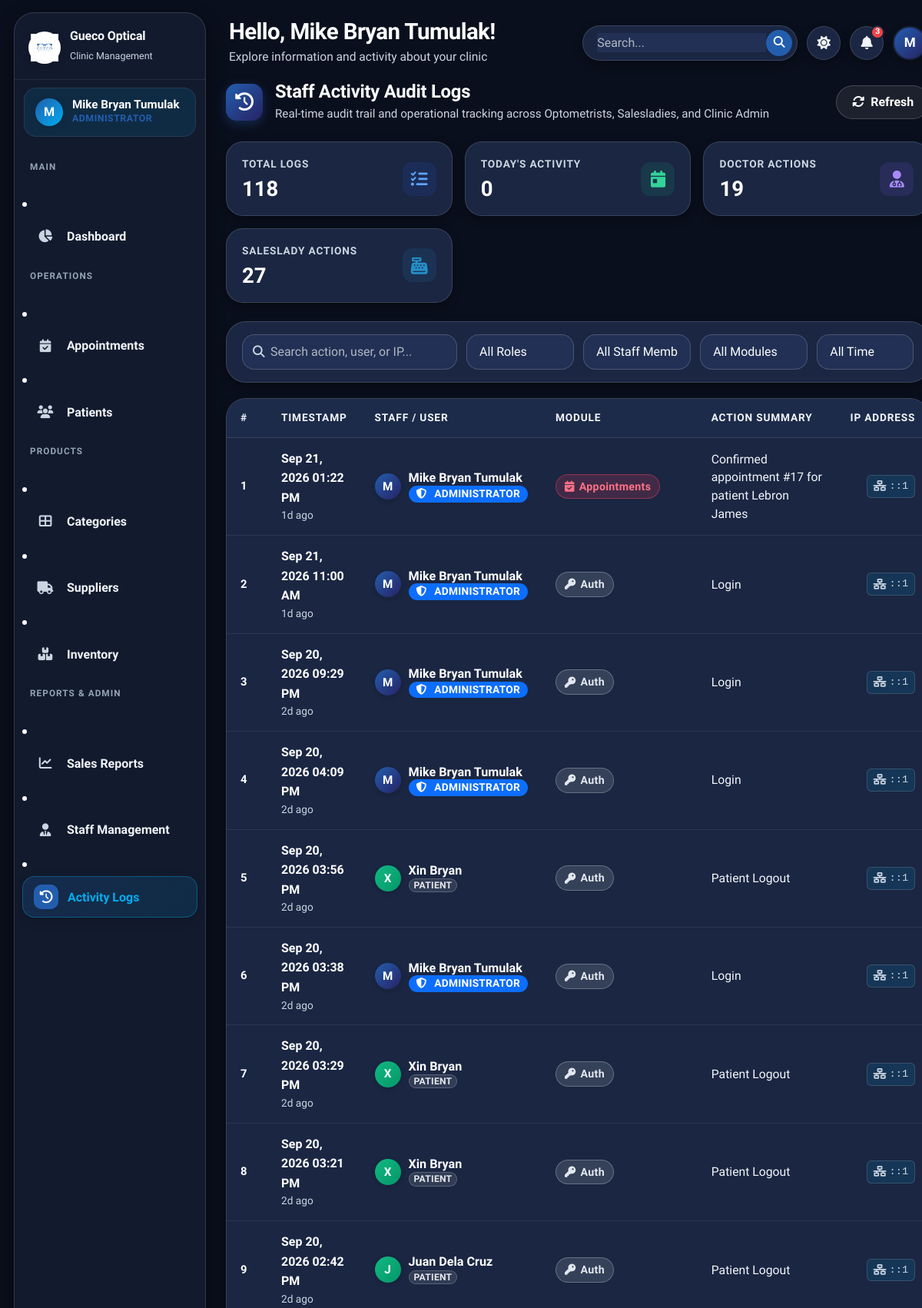
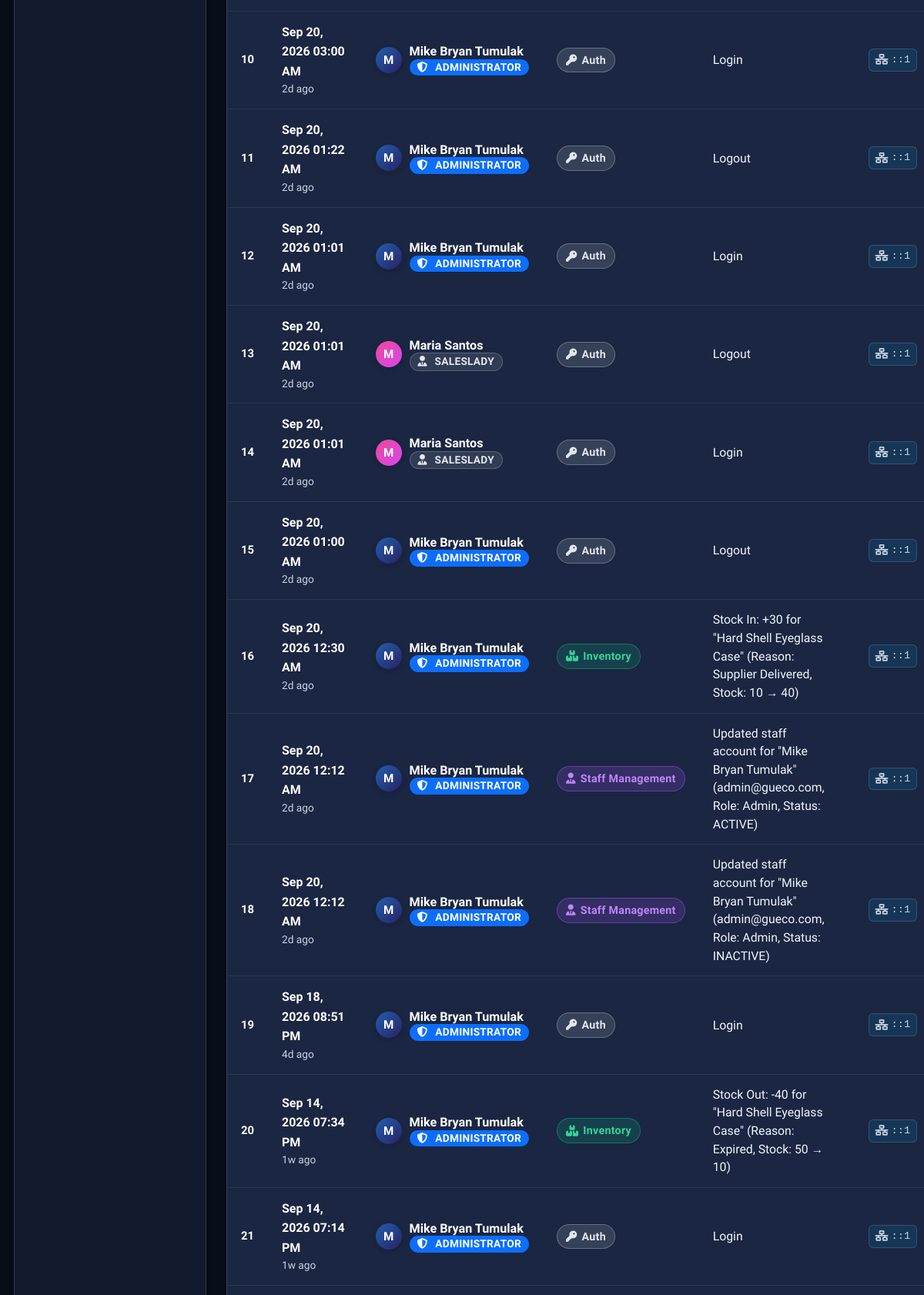
The page /admin/activity_logs.php (signed in, upper part) on the database its author committed (2 pictures, top to bottom).
### tables this page shows
CREATE TABLE `users` (
  `id` int(11) NOT NULL AUTO_INCREMENT,
  `full_name` varchar(100) NOT NULL,
  `email` varchar(100) NOT NULL,
  `password` varchar(255) NOT NULL,
  `role` enum('admin','doctor','saleslady') NOT NULL,
  `phone` varchar(20) DEFAULT NULL,
  `status` enum('active','inactive') DEFAULT 'active',
  `profile_photo` varchar(255) DEFAULT NULL,
  `created_at` timestamp NOT NULL DEFAULT current_timestamp(),
  `updated_at` timestamp NOT NULL DEFAULT current_timestamp() ON UPDATE current_timestamp(),
  PRIMARY KEY (`id`),
  UNIQUE KEY `email` (`email`)
);

CREATE TABLE `activity_logs` (
  `id` int(11) NOT NULL AUTO_INCREMENT,
  `user_id` int(11) DEFAULT NULL,
  `user_type` enum('staff','patient') DEFAULT 'staff',
  `action` varchar(200) NOT NULL,
  `module` varchar(100) DEFAULT NULL,
  `ip_address` varchar(45) DEFAULT NULL,
  `created_at` timestamp NOT NULL DEFAULT current_timestamp(),
  PRIMARY KEY (`id`),
  KEY `user_id` (`user_id`),
  CONSTRAINT `activity_logs_ibfk_1` FOREIGN KEY (`user_id`) REFERENCES `users` (`id`) ON DELETE SET NULL
);

CREATE TABLE `patients` (
  `id` int(11) NOT NULL AUTO_INCREMENT,
  `first_name` varchar(100) DEFAULT NULL,
  `middle_name` varchar(100) DEFAULT NULL,
  `last_name` varchar(100) DEFAULT NULL,
  `full_name` varchar(100) DEFAULT NULL,
  `email` varchar(100) NOT NULL,
  `google_id` varchar(255) DEFAULT NULL,
  `password` varchar(255) NOT NULL,
  `phone` varchar(20) DEFAULT NULL,
  `address` text DEFAULT NULL,
  `birthdate` date DEFAULT NULL,
  `gender` enum('male','female','other') DEFAULT NULL,
  `avatar` varchar(500) DEFAULT NULL,
  `status` enum('active','inactive') DEFAULT 'active',
  `created_at` timestamp NOT NULL DEFAULT current_timestamp(),
  `updated_at` timestamp NOT NULL DEFAULT current_timestamp() ON UPDATE current_timestamp(),
  `reset_otp_hash` varchar(255) DEFAULT NULL,
  `reset_expires` datetime DEFAULT NULL,
  PRIMARY KEY (`id`),
  UNIQUE KEY `email` (`email`),
  UNIQUE KEY `google_id` (`google_id`)
);

### admin/activity_logs.php (the view, shortened to what the rows shown need)
<?php
require_once __DIR__ . '/../config/functions.php';
$db = getDB();
$page         = max(1, (int)($_GET['page'] ?? 1));
$perPage      = 25;
$where = ['1=1'];
$params = [];
$whereStr = implode(' AND ', $where);
$countSql = "
    SELECT COUNT(*) as c
    FROM activity_logs l
    LEFT JOIN users u ON u.id = l.user_id AND l.user_type = 'staff'
    LEFT JOIN patients p ON p.id = l.user_id AND l.user_type = 'patient'
    WHERE $whereStr
";
$cntStmt = $db->prepare($countSql);
$cntStmt->execute($params);
$totalLogs = (int)($cntStmt->fetch()['c'] ?? 0);
$pg = paginate($totalLogs, $perPage, $page);
$fetchSql = "
    SELECT l.*,
           u.full_name as staff_name,
           u.role as staff_role,
           u.email as staff_email,
           p.full_name as patient_name
    FROM activity_logs l
    LEFT JOIN users u ON u.id = l.user_id AND l.user_type = 'staff'
    LEFT JOIN patients p ON p.id = l.user_id AND l.user_type = 'patient'
    WHERE $whereStr
    ORDER BY l.created_at DESC
    LIMIT ? OFFSET ?
";
$fetchParams = array_merge($params, [$perPage, $pg['offset']]);
$logsStmt = $db->prepare($fetchSql);
$logsStmt->execute($fetchParams);
$logs = $logsStmt->fetchAll();
function getModuleBadge(string $module): array {
    $m = strtolower($module);
    if (strpos($m, 'pos') !== false || strpos($m, 'sale') !== false) {
        return ['class' => 'mod-sales', 'icon' => 'fa-cash-register'];
    } elseif (strpos($m, 'prescription') !== false) {
        return ['class' => 'mod-prescriptions', 'icon' => 'fa-glasses'];
    } elseif (strpos($m, 'appointment') !== false) {
        return ['class' => 'mod-appointments', 'icon' => 'fa-calendar-check'];
    } elseif (strpos($m, 'inventory') !== false || strpos($m, 'stock') !== false) {
        return ['class' => 'mod-inventory', 'icon' => 'fa-boxes'];
    } elseif (strpos($m, 'staff') !== false) {
        return ['class' => 'mod-staff', 'icon' => 'fa-user-tie'];
    } elseif (strpos($m, 'cat') !== false) {
        return ['class' => 'mod-categories', 'icon' => 'fa-th-large'];
    } elseif (strpos($m, 'sup') !== false) {
        return ['class' => 'mod-suppliers', 'icon' => 'fa-truck'];
    } elseif (strpos($m, 'auth') !== false || strpos($m, 'login') !== false || strpos($m, 'logout') !== false) {
        return ['class' => 'mod-auth', 'icon' => 'fa-key'];
    }
    return ['class' => 'mod-default', 'icon' => 'fa-shield-halved'];
}
$extraHead = '<link rel="stylesheet" href="' . BASE_URL . 'assets/css/pages/activity_logs.css?v=' . time() . '">';
include __DIR__ . '/../includes/header.php';
?>
<div class="table-wrapper">
  <div class="table-responsive">
    <table class="table">
      <thead>
        <tr>
          <th style="width: 60px;">#</th>
          <th style="width: 200px;">Timestamp</th>
          <th style="width: 220px;">Staff / User</th>
          <th style="width: 160px;">Module</th>
          <th>Action Summary</th>
          <th style="width: 140px; text-align: right;">IP Address</th>
        </tr>
      </thead>
      <tbody>
        <?php if (empty($logs)): ?>
        <tr>
          <td colspan="6">
            <div class="empty-state" style="text-align:center; padding:48px 20px;">
              <div class="empty-icon" style="font-size:2.5rem; color:var(--text-muted); margin-bottom:12px;">
                <i class="fas fa-history"></i>
              </div>
              <h6 style="font-weight:700; color:var(--text-primary); margin-bottom:4px;">No activity logs recorded</h6>
              <p style="font-size:0.84rem; color:var(--text-muted);">Staff actions will automatically appear here as clinic operations occur.</p>
            </div>
          </td>
        </tr>
        <?php else: ?>
        <?php foreach ($logs as $i => $log): ?>
        <?php
          $isPatient = ($log['user_type'] === 'patient');
          $displayName = $isPatient ? ($log['patient_name'] ?? 'Patient #'.$log['user_id']) : ($log['staff_name'] ?? 'System / Former Staff');
          $avatarClass = 'avatar-' . ($isPatient ? 'patient' : ($log['staff_role'] ?? 'admin'));
          $modBadge = getModuleBadge($log['module'] ?? '');
        ?>
        <tr>
          <td style="color:var(--text-muted); font-size:0.78rem; font-weight:600;">
            <?= $pg['offset'] + $i + 1 ?>
          </td>
          <td>
            <div style="font-weight: 600; font-size: 0.84rem; color: var(--text-primary);">
              <?= date('M d, Y h:i A', strtotime($log['created_at'])) ?>
            </div>
            <div style="font-size: 0.72rem; color: var(--text-muted);">
              <?= timeAgo($log['created_at']) ?>
            </div>
          </td>
          <td>
            <div class="log-user-chip">
              <div class="log-user-avatar <?= $avatarClass ?>">
                <?= strtoupper(substr($displayName, 0, 1)) ?>
              </div>
              <div>
                <div class="log-user-name"><?= sanitize($displayName) ?></div>
                <div class="log-user-role">
                  <?php if ($isPatient): ?>
                    <span class="badge bg-secondary" style="font-size:0.64rem; padding:2px 6px;">Patient</span>
                  <?php else: ?>
                    <?= roleBadge($log['staff_role'] ?? 'admin') ?>
                  <?php endif; ?>
                </div>
              </div>
            </div>
          </td>
          <td>
            <span class="module-badge <?= $modBadge['class'] ?>">
              <i class="fas <?= $modBadge['icon'] ?>"></i>
              <?= sanitize($log['module'] ?: 'General') ?>
            </span>
          </td>
          <td>
            <div class="log-action-text">
              <?= sanitize($log['action']) ?>
            </div>
          </td>
          <td style="text-align: right;">
            <span class="log-ip-badge">
              <i class="fas fa-network-wired"></i> <?= sanitize($log['ip_address'] ?: '—') ?>
            </span>
          </td>
        </tr>
        <?php endforeach; ?>
        <?php endif; ?>
      </tbody>
    </table>
  </div>
</div>
<?php include __DIR__ . '/../includes/footer.php'; ?>

### includes/header.php (shortened to what the rows shown need)
<?php
require_once __DIR__ . '/../config/functions.php';
$user        = getCurrentUser();
$fullName    = $user['full_name'] ?? 'Admin';
$initials    = strtoupper(substr($fullName, 0, 1));
$userTheme = $_COOKIE['gueco_theme'] ?? ($_COOKIE['theme'] ?? 'dark');
$currentTheme = ($userTheme === 'light') ? 'light' : 'dark';
?>
<!DOCTYPE html>
<html lang="en" data-theme="<?= $currentTheme ?>">
<head>
  <link href="https://cdn.jsdelivr.net/npm/bootstrap@5.3.3/dist/css/bootstrap.min.css" rel="stylesheet">
  <link rel="stylesheet" href="https://cdnjs.cloudflare.com/ajax/libs/font-awesome/6.5.0/css/all.min.css">
  <link rel="stylesheet" href="<?= BASE_URL ?>assets/css/style.css?v=<?= time() ?>">
  <?php if (isset($extraHead)) echo $extraHead; ?>
</head>
<body>
<div class="app-wrapper">
  <aside class="sidebar" id="sidebar">
    <div class="sidebar-user">
      <div class="user-avatar">
        <span><?= $initials ?></span>
      </div>
      <div class="user-info">
        <div class="user-name"><?= sanitize($fullName) ?></div>
        <div class="user-role"><?= getRoleLabel($user['role'] ?? '') ?></div>
      </div>
    </div>
  </aside>
  <div class="main-content">
    <header class="app-header">
      <div class="header-left">
        <div class="header-greeting">
          <h4>Hello, <?= sanitize($fullName) ?>!</h4>
          <p>Explore information and activity about your clinic</p>
        </div>
      </div>
      <div class="header-right">
        <div class="header-search-wrap">
          <input type="text" placeholder="Search..." aria-label="Search">
          <button type="button" class="header-search-btn" title="Search">
          </button>
        </div>
        <button class="header-icon-btn" id="themeToggle" title="Toggle Theme">
          <i class="fas fa-moon" id="themeIcon"></i>
        </button>
        <div class="dropdown" id="notifDropdownWrap">
          <button class="header-icon-btn" type="button" data-bs-toggle="dropdown" aria-expanded="false" title="Notifications">
          </button>
        </div>
        <div class="header-avatar" title="<?= sanitize($fullName) ?>">
          <?= $initials ?>
        </div>
      </div>
    </header>
    <div class="page-content">

### config/functions.php (shortened to what the rows shown need)
<?php
function getCurrentUser(): ?array {
    try {
        $db = getDB();
        $stmt = $db->prepare("SELECT id, full_name, role, email, phone, status FROM users WHERE id = ?");
        $stmt->execute([$_SESSION['user_id']]);
        $user = $stmt->fetch();
        if ($user) {
            $currentUser = $user;
            return $currentUser;
        }
    } catch (Exception $e) {
    }
    $currentUser = [
        'id'        => $_SESSION['user_id'] ?? 0,
        'full_name' => $_SESSION['user_name'] ?? 'User',
        'role'      => $_SESSION['user_role'] ?? 'guest',
        'email'     => $_SESSION['user_email'] ?? '',
    ];
    return $currentUser;
}
function getRoleLabel(string $role): string {
    return match($role) {
        'admin'     => 'Administrator',
        'doctor'    => 'Optometrist',
        'saleslady' => 'Saleslady / Cashier',
        default     => ucfirst($role),
    };
}
function sanitize(string $value): string {
    return htmlspecialchars(strip_tags(trim($value)), ENT_QUOTES, 'UTF-8');
}
function timeAgo(string $datetime): string {
    try {
        $tz = new DateTimeZone('Asia/Manila');
        $now = new DateTime('now', $tz);
        $past = new DateTime($datetime, $tz);
        $diff = $now->diff($past);
        if ($diff->d >= 7) return floor($diff->d / 7) . 'w ago';
        if ($diff->d > 0) return $diff->d . 'd ago';
        return 'Just now';
    } catch (Exception $e) {
        return formatDate($datetime);
    }
}
function roleBadge(string $role): string {
    $map = [
        'admin'     => ['primary',   'shield-alt', 'Administrator'],
        'doctor'    => ['info',      'user-md',    'Optometrist'],
        'saleslady' => ['secondary', 'user-tie',   'Saleslady'],
    ];
    $cfg = $map[$role] ?? ['secondary', 'user', ucfirst($role)];
    return "<span class='badge bg-{$cfg[0]}'><i class='fas fa-{$cfg[1]} me-1'></i>{$cfg[2]}</span>";
}
function paginate(int $total, int $perPage, int $currentPage): array {
    $totalPages = (int) ceil($total / $perPage);
    $offset = ($currentPage - 1) * $perPage;
    return [
        'total'       => $total,
        'per_page'    => $perPage,
        'current'     => $currentPage,
        'total_pages' => $totalPages,
        'pages'       => $totalPages,
        'offset'      => $offset,
        'has_prev'    => $currentPage > 1,
        'has_next'    => $currentPage < $totalPages,
    ];
}

### rows shown on the page
users: full_name "M", full_name "Mike Bryan Tumulak", role "ADMINISTRATOR"
activity_logs: offset "1", created_at "Sep 21, 2026 01:22 PM", created_at "1d ago", user_type.full_name "M", user.full_name "Mike Bryan Tumulak", user.role "ADMINISTRATOR", module "Appointments", action "Confirmed appointment #17 for patient Lebron James", ip_address "::1"
activity_logs: offset "2", created_at "Sep 21, 2026 11:00 AM", created_at "1d ago", user_type.full_name "M", user.full_name "Mike Bryan Tumulak", user.role "ADMINISTRATOR", module "Auth", action "Login", ip_address "::1"
activity_logs: offset "3", created_at "Sep 20, 2026 09:29 PM", created_at "2d ago", user_type.full_name "M", user.full_name "Mike Bryan Tumulak", user.role "ADMINISTRATOR", module "Auth", action "Login", ip_address "::1"
activity_logs: offset "4", created_at "Sep 20, 2026 04:09 PM", created_at "2d ago", user_type.full_name "M", user.full_name "Mike Bryan Tumulak", user.role "ADMINISTRATOR", module "Auth", action "Login", ip_address "::1"
activity_logs: offset "5", created_at "Sep 20, 2026 03:56 PM", created_at "2d ago", user_type.full_name "X", patients.full_name "Xin Bryan", shows "PATIENT", module "Auth", action "Patient Logout", ip_address "::1"
activity_logs: offset "6", created_at "Sep 20, 2026 03:38 PM", created_at "2d ago", user_type.full_name "M", user.full_name "Mike Bryan Tumulak", user.role "ADMINISTRATOR", module "Auth", action "Login", ip_address "::1"
activity_logs: offset "7", created_at "Sep 20, 2026 03:29 PM", created_at "2d ago", user_type.full_name "X", patients.full_name "Xin Bryan", shows "PATIENT", module "Auth", action "Patient Logout", ip_address "::1"
activity_logs: offset "8", created_at "Sep 20, 2026 03:21 PM", created_at "2d ago", user_type.full_name "X", patients.full_name "Xin Bryan", shows "PATIENT", module "Auth", action "Patient Logout", ip_address "::1"
activity_logs: offset "9", created_at "Sep 20, 2026 02:42 PM", created_at "2d ago", user_type.full_name "J", patients.full_name "Juan Dela Cruz", shows "PATIENT", module "Auth", action "Patient Logout", ip_address "::1"
activity_logs: offset "10", created_at "Sep 20, 2026 03:00 AM", created_at "2d ago", user_type.full_name "M", user.full_name "Mike Bryan Tumulak", user.role "ADMINISTRATOR", module "Auth", action "Login", ip_address "::1"
activity_logs: offset "11", created_at "Sep 20, 2026 01:22 AM", created_at "2d ago", user_type.full_name "M", user.full_name "Mike Bryan Tumulak", user.role "ADMINISTRATOR", module "Auth", action "Logout", ip_address "::1"
activity_logs: offset "12", created_at "Sep 20, 2026 01:01 AM", created_at "2d ago", user_type.full_name "M", user.full_name "Mike Bryan Tumulak", user.role "ADMINISTRATOR", module "Auth", action "Login", ip_address "::1"
activity_logs: offset "13", created_at "Sep 20, 2026 01:01 AM", created_at "2d ago", user_type.full_name "M", user.full_name "Maria Santos", user.role "SALESLADY", module "Auth", action "Logout", ip_address "::1"
activity_logs: offset "14", created_at "Sep 20, 2026 01:01 AM", created_at "2d ago", user_type.full_name "M", user.full_name "Maria Santos", user.role "SALESLADY", module "Auth", action "Login", ip_address "::1"
activity_logs: offset "15", created_at "Sep 20, 2026 01:00 AM", created_at "2d ago", user_type.full_name "M", user.full_name "Mike Bryan Tumulak", user.role "ADMINISTRATOR", module "Auth", action "Logout", ip_address "::1"
activity_logs: offset "16", created_at "Sep 20, 2026 12:30 AM", created_at "2d ago", user_type.full_name "M", user.full_name "Mike Bryan Tumulak", user.role "ADMINISTRATOR", module "Inventory", action "Stock In: +30 for \"Hard Shell Eyeglass Case\" (Reason: Supplier Delivered, Stock: 10 → 40)", ip_address "::1"
activity_logs: offset "17", created_at "Sep 20, 2026 12:12 AM", created_at "2d ago", user_type.full_name "M", user.full_name "Mike Bryan Tumulak", user.role "ADMINISTRATOR", module "Staff Management", action "Updated staff account for \"Mike Bryan Tumulak\" (admin@gueco.com, Role: Admin, Status: ACTIVE)", ip_address "::1"
activity_logs: offset "18", created_at "Sep 20, 2026 12:12 AM", created_at "2d ago", user_type.full_name "M", user.full_name "Mike Bryan Tumulak", user.role "ADMINISTRATOR", module "Staff Management", action "Updated staff account for \"Mike Bryan Tumulak\" (admin@gueco.com, Role: Admin, Status: INACTIVE)", ip_address "::1"
activity_logs: offset "19", created_at "Sep 18, 2026 08:51 PM", created_at "4d ago", user_type.full_name "M", user.full_name "Mike Bryan Tumulak", user.role "ADMINISTRATOR", module "Auth", action "Login", ip_address "::1"
activity_logs: offset "20", created_at "Sep 14, 2026 07:34 PM", created_at "1w ago", user_type.full_name "M", user.full_name "Mike Bryan Tumulak", user.role "ADMINISTRATOR", module "Inventory", action "Stock Out: -40 for \"Hard Shell Eyeglass Case\" (Reason: Expired, Stock: 50 → 10)", ip_address "::1"
activity_logs: offset "21", created_at "Sep 14, 2026 07:14 PM", created_at "1w ago", user_type.full_name "M", user.full_name "Mike Bryan Tumulak", user.role "ADMINISTRATOR", module "Auth", action "Login", ip_address "::1"

### other values the page prints
min($notifCount, 99) "3"
$statsTotalAll "118"
$statsToday "0"
$statsDoctor "19"
$statsSaleslady "27"
